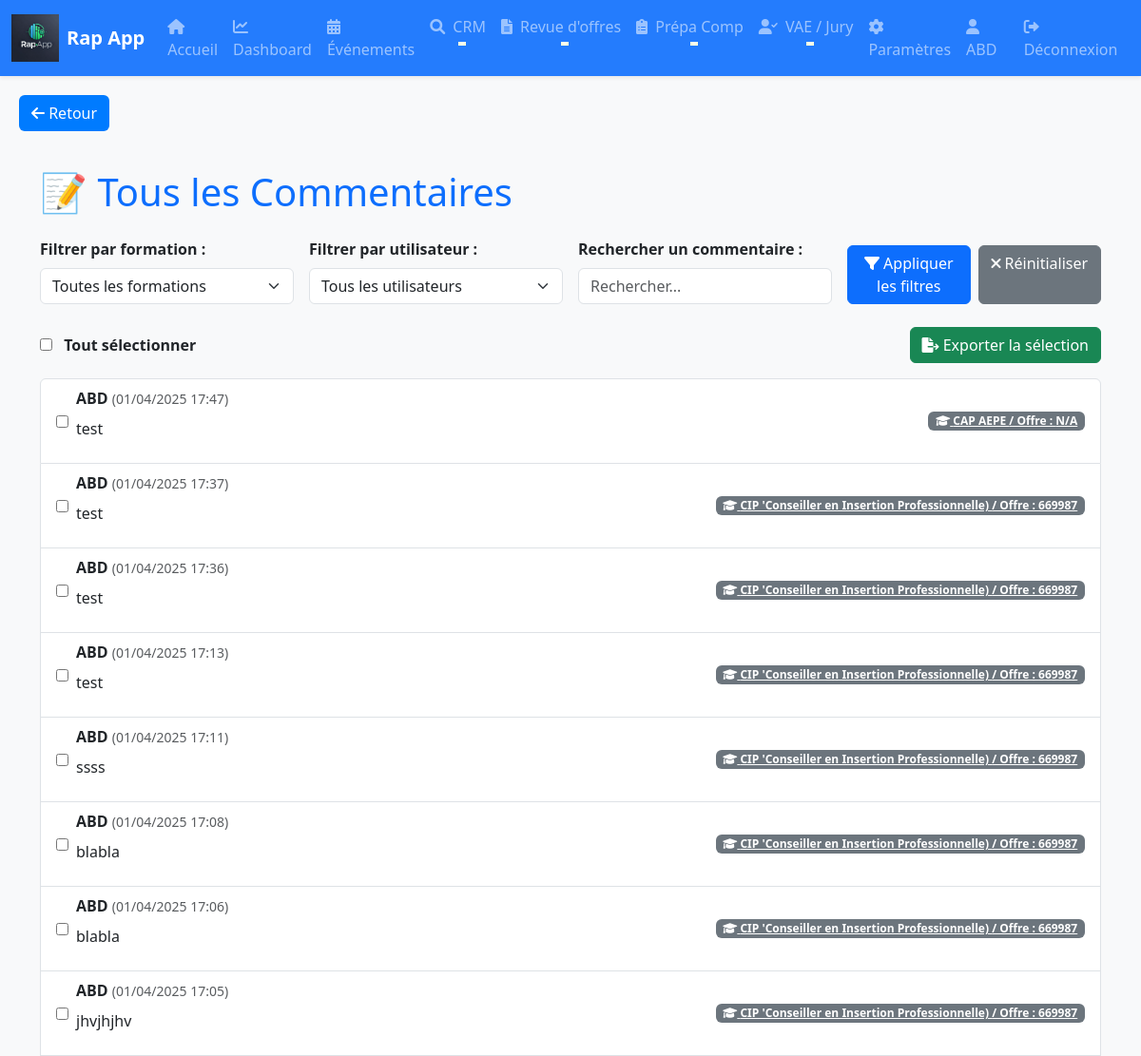
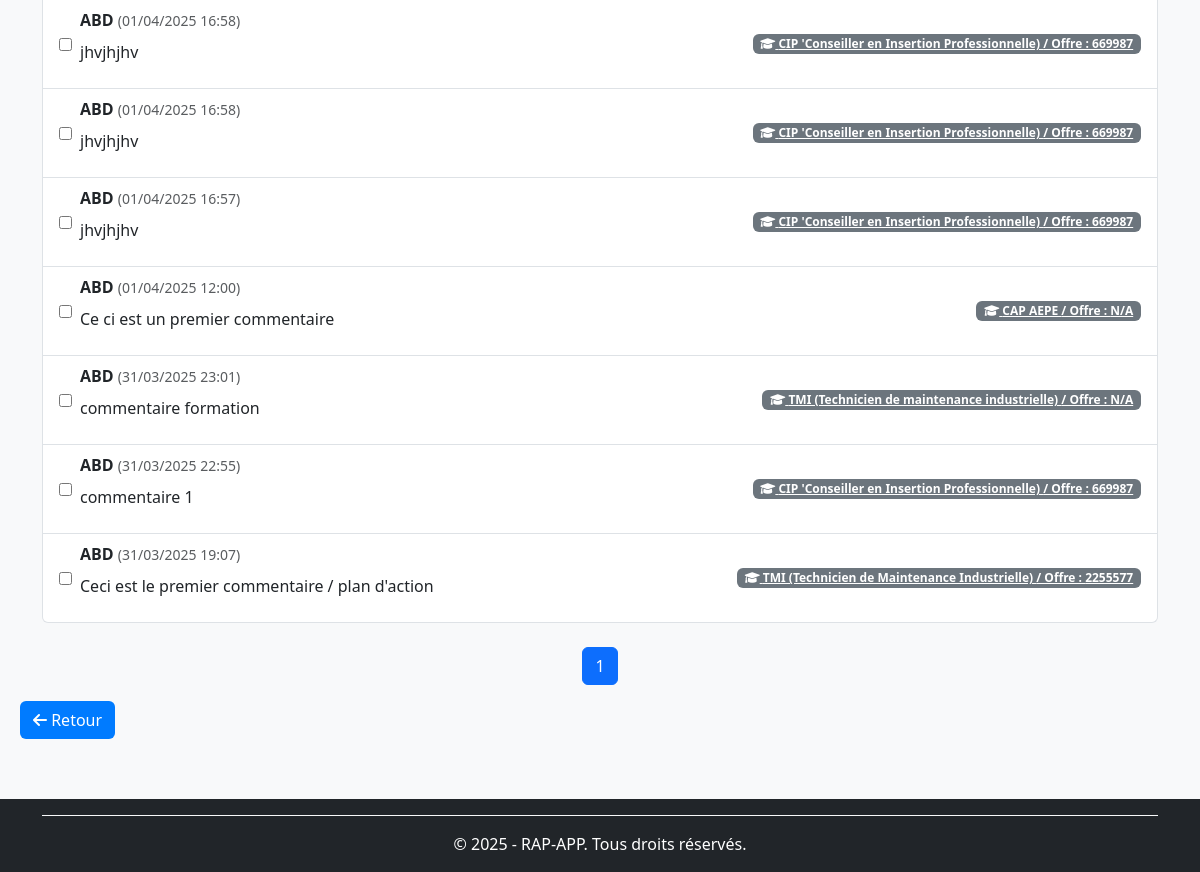
The page /commentaires_all/ (signed in) on the database its author committed (2 pictures, top to bottom).
### rap_app/models/commentaires.py (models this page shows, shortened)
class Commentaire(BaseModel):
    formation = models.ForeignKey(
        Formation,
        on_delete=models.CASCADE,
        related_name="commentaires",
        verbose_name="Formation"
    )
    utilisateur = models.ForeignKey(
        User,
        on_delete=models.CASCADE,
        blank=True,
        null=True,
        related_name="commentaires",
        verbose_name="Utilisateur associé"
    )
    contenu = models.TextField(
        verbose_name="Contenu du commentaire"
    )
    saturation = models.PositiveIntegerField(
        null=True,
        blank=True,
        verbose_name="Niveau de saturation (%)"
    )
    class Meta:
        verbose_name = "Commentaire"
        verbose_name_plural = "Commentaires"
        ordering = ['formation', '-created_at']
        indexes = [
            models.Index(fields=['created_at']),
            models.Index(fields=['formation']),
        ]

### rap_app/models/formations.py (models this page shows, shortened)
class Formation(BaseModel):
    nom = models.CharField(max_length=255, verbose_name="Nom de la formation")
    centre = models.ForeignKey(Centre, on_delete=models.CASCADE, related_name='formations', verbose_name="Centre de formation")
    type_offre = models.ForeignKey(TypeOffre, on_delete=models.CASCADE, related_name="formations", verbose_name="Type d'offre")
    statut = models.ForeignKey(Statut, on_delete=models.CASCADE, related_name="formations", verbose_name="Statut de la formation")
    start_date = models.DateField(null=True, blank=True, verbose_name="Date de début")
    end_date = models.DateField(null=True, blank=True, verbose_name="Date de fin")
    num_kairos = models.CharField(max_length=50, null=True, blank=True, verbose_name="Numéro Kairos")
    num_offre = models.CharField(max_length=50, null=True, blank=True, verbose_name="Numéro de l'offre")
    num_produit = models.CharField(max_length=50, null=True, blank=True, verbose_name="Numéro du produit")
    prevus_crif = models.PositiveIntegerField(default=0, verbose_name="Places prévues CRIF")
    prevus_mp = models.PositiveIntegerField(default=0, verbose_name="Places prévues MP")
    inscrits_crif = models.PositiveIntegerField(default=0, verbose_name="Inscrits CRIF")
    inscrits_mp = models.PositiveIntegerField(default=0, verbose_name="Inscrits MP")
    assistante = models.CharField(max_length=255, null=True, blank=True, verbose_name="Assistante")
    cap = models.PositiveIntegerField(null=True, blank=True, verbose_name="Capacité maximale")
    convocation_envoie = models.BooleanField(default=False, verbose_name="Convocation envoyée")
    entresformation = models.PositiveIntegerField(default=0, verbose_name="Entrées en formation")
    nombre_candidats = models.PositiveIntegerField(default=0, verbose_name="Nombre de candidats")
    nombre_entretiens = models.PositiveIntegerField(default=0, verbose_name="Nombre d'entretiens")
    nombre_evenements = models.PositiveIntegerField(default=0, verbose_name="Nombre d'événements")
    dernier_commentaire = models.TextField(null=True, blank=True, verbose_name="Dernier commentaire")
    partenaires = models.ManyToManyField(Partenaire, related_name="formations", verbose_name="Partenaires", blank=True)
    utilisateur = models.ForeignKey(User, on_delete=models.SET_NULL, null=True, blank=True,related_name="formations_creees",verbose_name="Créé par" )
    objects = FormationManager()
    class Meta:
        verbose_name = "Formation"
        verbose_name_plural = "Formations"
        ordering = ['-start_date', 'nom']
        indexes = [
            models.Index(fields=['start_date']),
            models.Index(fields=['end_date']),
            models.Index(fields=['nom']),
        ]

### rap_app/views/commentaires_views.py (the view, shortened to what this page needs)
# urls.py: path('commentaires_all/', commentaires_views.AllCommentairesView.as_view(), name='all-commentaires'),
class AllCommentairesView(LoginRequiredMixin, ListView):
    model = Commentaire
    template_name = 'formations/commentaires_tous.html'
    context_object_name = 'commentaires'
    paginate_by = 20
    def dispatch(self, request, *args, **kwargs):
        logger.info(f"Accès à la vue d'ensemble des commentaires par {request.user.username}")
        return super().dispatch(request, *args, **kwargs)
    def get_queryset(self):
        queryset = Commentaire.objects.select_related('formation', 'utilisateur')
        formation_id = self.request.GET.get('formation')
        utilisateur_id = self.request.GET.get('utilisateur')
        search_query = self.request.GET.get('q')
        order_by = self.request.GET.get('order_by', '-created_at')
        periode = self.request.GET.get('periode')
        filters_applied = []
        filters = Q()
        if search_query:
            filters &= Q(contenu__icontains=search_query)
            filters_applied.append(f"texte: '{search_query}'")
        today = timezone.now().date()
        if periode == 'today':
            filters &= Q(created_at__date=today)
            filters_applied.append("aujourd'hui")
        elif periode == 'week':
            filters &= Q(created_at__date__gte=today - timezone.timedelta(days=7))
            filters_applied.append("7 derniers jours")
        elif periode == 'month':
            filters &= Q(created_at__date__gte=today - timezone.timedelta(days=30))
            filters_applied.append("30 derniers jours")
        queryset = queryset.filter(filters)
        valid_order_fields = [
            'created_at', '-created_at',
            'formation__nom', '-formation__nom',
            'utilisateur__username', '-utilisateur__username',
            'saturation', '-saturation'
        ]
        if order_by in valid_order_fields:
            queryset = queryset.order_by(order_by)
            filters_applied.append(f"tri par: {order_by}")
        else:
            queryset = queryset.order_by('-created_at')  # Tri par défaut
        logger.debug(
            f"Recherche des commentaires avec filtres: {', '.join(filters_applied) if filters_applied else 'aucun'}. "
            f"Résultats: {queryset.count()} commentaires"
        )
        return queryset
    def get_context_data(self, **kwargs):
        context = super().get_context_data(**kwargs)
        context['formations'] = Formation.objects.all().order_by('nom')
        context['utilisateurs'] = User.objects.all().order_by('username')
        context['sort_options'] = [
            {'value': 'created_at', 'label': 'Date (croissante)'},
            {'value': '-created_at', 'label': 'Date (décroissante)'},
            {'value': 'formation__nom', 'label': 'Formation (A-Z)'},
            {'value': '-formation__nom', 'label': 'Formation (Z-A)'},
            {'value': 'utilisateur__username', 'label': 'Utilisateur (A-Z)'},
            {'value': '-utilisateur__username', 'label': 'Utilisateur (Z-A)'},
            {'value': 'saturation', 'label': 'Saturation (croissante)'},
            {'value': '-saturation', 'label': 'Saturation (décroissante)'},
        ]
        context['periode_options'] = [
            {'value': 'today', 'label': "Aujourd'hui"},
            {'value': 'week', 'label': '7 derniers jours'},
            {'value': 'month', 'label': '30 derniers jours'},
        ]
        context['current_filters'] = {
            'formation': self.request.GET.get('formation', ''),
            'utilisateur': self.request.GET.get('utilisateur', ''),
            'q': self.request.GET.get('q', ''),
            'order_by': self.request.GET.get('order_by', '-created_at'),
            'periode': self.request.GET.get('periode', ''),
        }
        context['stats'] = {
            'total': Commentaire.objects.count(),
            'with_saturation': Commentaire.objects.exclude(saturation__isnull=True).count(),
            'today': Commentaire.objects.filter(created_at__date=timezone.now().date()).count(),
        }
        return context

### rap_app/templates/formations/commentaires_tous.html (shortened to what this page needs)
{% extends "base.html" %}
{% block content %}
{% include "composants/bouton_retour.html" %}
<div class="container mt-4">
    <h1 class="text-primary mb-4">📝 Tous les Commentaires</h1>
    <form method="GET" id="filter-form" class="row g-3 mb-4">
        <div class="col-md-3">
            <label class="form-label fw-bold">Filtrer par formation :</label>
            <select name="formation" class="form-select" onchange="this.form.submit();">
                <option value="">Toutes les formations</option>
            </select>
        </div>
        <div class="col-md-3">
            <label class="form-label fw-bold">Filtrer par utilisateur :</label>
            <select name="utilisateur" class="form-select" onchange="this.form.submit();">
                <option value="">Tous les utilisateurs</option>
            </select>
        </div>
        <div class="col-md-3">
            <label class="form-label fw-bold">Rechercher un commentaire :</label>
            <input type="text" name="q" class="form-control" value="{{ request.GET.q }}" placeholder="Rechercher..." onkeypress="if(event.keyCode==13) this.form.submit();">
        </div>
        <div class="col-md-3 align-self-end d-flex">
            <button type="submit" class="btn btn-primary w-100">
                <i class="fas fa-filter"></i> Appliquer les filtres
            </button>
            <a href="{% url 'all-commentaires' %}" class="btn btn-secondary w-100 ms-2">
                <i class="fas fa-times"></i> Réinitialiser
            </a>
        </div>
    </form>
    <form method="POST" action="{% url 'export-commentaires' %}">
        <div class="d-flex justify-content-between align-items-center mb-3">
            <div>
                <input type="checkbox" id="select-all" class="me-2">
                <label for="select-all" class="fw-bold">Tout sélectionner</label>
            </div>
            <button type="submit" class="btn btn-success">
                <i class="fas fa-file-export"></i> Exporter la sélection
            </button>
        </div>
        {% if commentaires %}
            <ul class="list-group">
                {% for commentaire in commentaires %}
                    <li class="list-group-item d-flex justify-content-between align-items-center">
                        <div class="d-flex align-items-center">
                            <input type="checkbox" name="commentaire_ids" value="{{ commentaire.id }}" class="comment-checkbox me-2">
                            <div>
                                <strong>{{ commentaire.utilisateur.username|default:"Anonyme" }}</strong>
                                <small class="text-muted">({{ commentaire.created_at|date:"d/m/Y H:i" }})</small>
                                <p class="mt-2">{{ commentaire.contenu }}</p>
                            </div>
                        </div>
                        <a href="{% url 'formation-detail' commentaire.formation.id %}" class="badge bg-secondary text-white">
                            <i class="fas fa-graduation-cap"></i> {{ commentaire.formation.nom|default:"N/A" }} / Offre : {{ commentaire.formation.num_offre|default:"N/A" }}
                        </a>
                    </li>
                {% endfor %}
            </ul>
            <nav class="mt-4">
                <ul class="pagination justify-content-center">
                    <li class="page-item active"><span class="page-link">{{ page_obj.number }}</span></li>
                </ul>
            </nav>
        {% else %}
            <div class="alert alert-info text-center">
                <i class="fas fa-info-circle"></i> Aucun commentaire trouvé.
            </div>
        {% endif %}
    </form>
</div>
{% include "composants/bouton_retour.html" %}
{% endblock %}

### rap_app/templates/composants/navbar.html (shortened to what this page needs)
{% load static %}
<nav class="navbar navbar-expand-lg navbar-dark bg-primary shadow-sm sticky-top" id="mainNavbar">
  <div class="container-fluid">
    <a class="navbar-brand d-flex align-items-center" href="{% url 'home' %}">
      <img src="{% static 'images/logo.png' %}" alt="Logo Rap App" class="navbar-logo me-2">
      <span class="fw-bold">Rap App</span>
    </a>
    <div class="collapse navbar-collapse" id="navbarNav">
      <ul class="navbar-nav me-auto mb-2 mb-lg-0">
        <li class="nav-item"><a class="nav-link" href="{% url 'home' %}"><i class="fas fa-home me-1"></i> Accueil</a></li>
        <li class="nav-item"><a class="nav-link" href="{% url 'dashboard' %}"><i class="fas fa-chart-line me-1"></i> Dashboard</a></li>
        <li class="nav-item"><a class="nav-link" href="{% url 'evenement-list' %}"><i class="fas fa-calendar-alt me-1"></i> Événements</a></li>
        <li class="nav-item dropdown">
          <a class="nav-link dropdown-toggle" href="#" id="prospectionDropdown" role="button" data-bs-toggle="dropdown" aria-expanded="false">
            <i class="fas fa-search me-1"></i> CRM
          </a>
        </li>
        <li class="nav-item dropdown">
          <a class="nav-link dropdown-toggle" href="#" id="revueOffresDropdown" role="button" data-bs-toggle="dropdown" aria-expanded="false">
            <i class="fas fa-file-alt me-1"></i> Revue d'offres
          </a>
        </li>
      <li class="nav-item dropdown">
        <a class="nav-link dropdown-toggle" href="#" id="prepaDropdown" role="button" data-bs-toggle="dropdown" aria-expanded="false">
          <i class="fas fa-clipboard-list me-1"></i> Prépa Comp
        </a>
      </li>
      <li class="nav-item dropdown">
        <a class="nav-link dropdown-toggle" href="#" id="vaeJuryDropdown" role="button" data-bs-toggle="dropdown" aria-expanded="false">
          <i class="fas fa-user-check me-1"></i> VAE / Jury
        </a>
      </li>
        <li class="nav-item"><a class="nav-link" href="{% url 'parametres' %}"><i class="fas fa-cog me-1"></i> Paramètres</a></li>
      </ul>
      <ul class="navbar-nav ms-auto mb-2 mb-lg-0">
        {% if user.is_authenticated %}
          <li class="nav-item">
            <a class="nav-link" href="{% url 'user-profile' %}"><i class="fas fa-user me-1"></i> {{ user.username }}</a>
          </li>
          <li class="nav-item">
            <a class="nav-link" href="{% url 'logout' %}"><i class="fas fa-sign-out-alt me-1"></i> Déconnexion</a>
          </li>
        {% else %}
          <li class="nav-item">
            <a class="nav-link" href="{% url 'login' %}"><i class="fas fa-sign-in-alt me-1"></i> Connexion</a>
          </li>
        {% endif %}
      </ul>
    </div>
  </div>
</nav>

### rap_app/templates/base.html (style rules this page uses)
:root { --primary-color: #007bff; --primary-hover-color: #0056b3; --navbar-height: 80px; --background-color: #f8f9fa; }
body { background-color: var(--background-color); display: flex; flex-direction: column; min-height: 100vh; }
.navbar { position: fixed; top: 0; left: 0; right: 0; z-index: 101; height: var(--navbar-height); }
.navbar-logo { height: 60px; width: auto; max-height: 100%; }

### rap_app/templates/composants/navbar.html (style rules this page uses)
.navbar-logo { height: 50px; width: auto; max-height: 100%; }
.navbar { min-height: 80px; transition: background-color 0.3s ease-in-out, box-shadow 0.3s ease-in-out; background-color: rgba(13, 110, 253, 0.9) !important; }
.navbar .nav-link { font-weight: 500; transition: color 0.2s, transform 0.2s; position: relative; }
.navbar .nav-link::after { content: ''; position: absolute; width: 0; height: 2px; background: #ffd; bottom: 0; left: 50%; transform: translateX(-50%); transition: width 0.3s ease; }

### rows shown on the page
Commentaire: utilisateur.username "ABD", created_at "01/04/2025 17:47", contenu "test", formation.nom "CAP AEPE", formation.num_offre "N/A"
Commentaire: utilisateur.username "ABD", created_at "01/04/2025 17:37", contenu "test", formation.nom "CIP 'Conseiller en Insertion Professionnelle)", formation.num_offre "669987"
Commentaire: utilisateur.username "ABD", created_at "01/04/2025 17:36", contenu "test", formation.nom "CIP 'Conseiller en Insertion Professionnelle)", formation.num_offre "669987"
Commentaire: utilisateur.username "ABD", created_at "01/04/2025 17:13", contenu "test", formation.nom "CIP 'Conseiller en Insertion Professionnelle)", formation.num_offre "669987"
Commentaire: utilisateur.username "ABD", created_at "01/04/2025 17:11", contenu "ssss", formation.nom "CIP 'Conseiller en Insertion Professionnelle)", formation.num_offre "669987"
Commentaire: utilisateur.username "ABD", created_at "01/04/2025 17:08", contenu "blabla", formation.nom "CIP 'Conseiller en Insertion Professionnelle)", formation.num_offre "669987"
Commentaire: utilisateur.username "ABD", created_at "01/04/2025 17:06", contenu "blabla", formation.nom "CIP 'Conseiller en Insertion Professionnelle)", formation.num_offre "669987"
Commentaire: utilisateur.username "ABD", created_at "01/04/2025 17:05", contenu "jhvjhjhv", formation.nom "CIP 'Conseiller en Insertion Professionnelle)", formation.num_offre "669987"
Commentaire: utilisateur.username "ABD", created_at "01/04/2025 16:58", contenu "jhvjhjhv", formation.nom "CIP 'Conseiller en Insertion Professionnelle)", formation.num_offre "669987"
Commentaire: utilisateur.username "ABD", created_at "01/04/2025 16:58", contenu "jhvjhjhv", formation.nom "CIP 'Conseiller en Insertion Professionnelle)", formation.num_offre "669987"
Commentaire: utilisateur.username "ABD", created_at "01/04/2025 16:57", contenu "jhvjhjhv", formation.nom "CIP 'Conseiller en Insertion Professionnelle)", formation.num_offre "669987"
Commentaire: utilisateur.username "ABD", created_at "01/04/2025 12:00", contenu "Ce ci est un premier commentaire", formation.nom "CAP AEPE", formation.num_offre "N/A"
Commentaire: utilisateur.username "ABD", created_at "31/03/2025 23:01", contenu "commentaire formation", formation.nom "TMI (Technicien de maintenance industrielle)", formation.num_offre "N/A"
Commentaire: utilisateur.username "ABD", created_at "31/03/2025 22:55", contenu "commentaire 1", formation.nom "CIP 'Conseiller en Insertion Professionnelle)", formation.num_offre "669987"
Commentaire: utilisateur.username "ABD", created_at "31/03/2025 19:07", contenu "Ceci est le premier commentaire / plan d'action", formation.nom "TMI (Technicien de Maintenance Industrielle)", formation.num_offre "2255577"

### other values the page prints
{{ user.username }} "ABD"
{{ page_obj.number }} "1"
